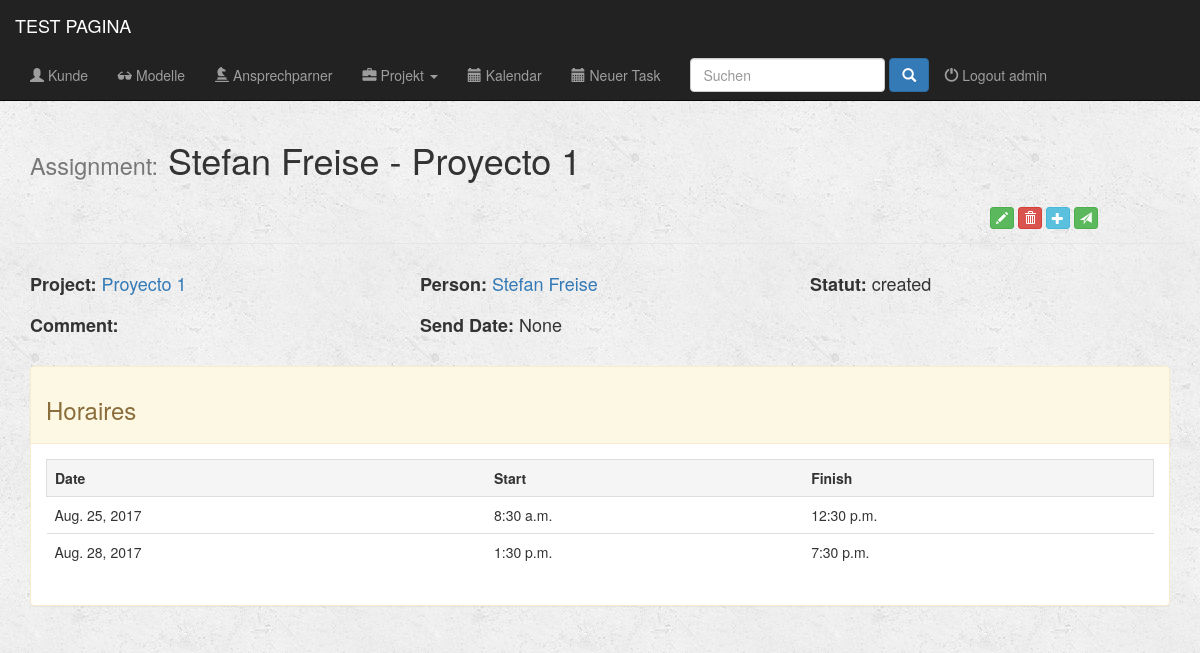
Screenshot of /apli/assignment/1/ (signed in) with the database file from the repository.
### apli/models.py (models this page shows, shortened)
class Assignment(models.Model):
    project = models.ForeignKey(Project, on_delete=models.CASCADE)
    person = models.ForeignKey(Person, on_delete=models.CASCADE)
    model_type = models.CharField(max_length=14, choices=(('pro', 'pro'), ('semipro', 'semipro'),), default='pro')
    travel_cost = models.IntegerField(null=True, blank=True)
    hotel_cost = models.IntegerField(null=True, blank=True)
    other_cost = models.IntegerField(null=True, blank=True)
    comment_WG = models.CharField(max_length=500, blank=True)
    comment_model = models.CharField(max_length=500, blank=True)
    statut = models.CharField(max_length=14, choices=(('created', 'created'), ('waiting answer', 'waiting answer'), ('confirmed', 'confirmed'), ('not possible', 'not possible'), ('realized', 'realized'), ('acquitted', 'acquitted'),), default='created')
    send_date = models.DateField(null=True, blank=True)
    confirmation_date = models.DateField(null=True, blank=True)
    payment_date = models.DateField(null=True, blank=True)
    total_price = models.IntegerField(null=True, blank=True)
    class Meta:
        verbose_name = 'Assignment'
        verbose_name_plural = 'Assignments'
    def __str__(self):
        return self.person.name + ' - ' + self.project.name

class Person(models.Model):
    name = models.CharField(max_length=200)
    name_short = models.CharField(max_length=100, blank=True)
    company = models.CharField(max_length=200, blank=True)
    company_short = models.CharField(max_length=100, blank=True)
    agent = models.CharField(max_length=200, blank=True)
    agent_short = models.CharField(max_length=100, blank=True)
    country = models.CharField(max_length=50, blank=True)
    city = models.CharField(max_length=50, blank=True)
    zip_code = models.CharField(max_length=15, blank=True)
    address = models.CharField(max_length=100, blank=True)
    email = models.EmailField()
    phone_regex = RegexValidator(regex=r'^\+?1?\d{9,15}$', message="Phone number must be entered in the format: '+999999999'. Up to 15 digits allowed.")
    phone = models.CharField(validators=[phone_regex], max_length=15)
    comment = models.CharField(max_length=500, blank=True)
    sedcard = models.BooleanField(default=False)
    statut = models.CharField(max_length=15, choices=(('modell', 'Modelo'), ('Photograph', 'Fotografo'), ('Make Up', 'Make Up'), ('Styling', 'Styling'), ('Rrhh', 'Recursos Humanos'), ('verschieden', 'Otro')), default='Modell')
    bank_regex = RegexValidator(regex=r'^DE\d{2}\s?([0-9a-zA-Z]{4}\s?){4}[0-9a-zA-Z]{2}$', message="Bank account must be entered in the format: 'DE12 3456 7890 1234 5678 90'. Up to 27 digits allowed.")
    bank_account = models.CharField(validators=[bank_regex], max_length=27)
    website = models.CharField(max_length=200, blank=True)
    class Meta:
        verbose_name = 'Person'
        verbose_name_plural = 'Persons'

class Project(models.Model):
    name = models.CharField(max_length=200)
    client = models.ForeignKey(Client, on_delete=models.CASCADE)
    start = models.DateField()
    finish = models.DateField()
    user = models.ForeignKey(User, on_delete=models.CASCADE)
    comment = models.CharField(max_length=500, blank=True)
    sort = models.CharField(max_length=8, choices=(('Angebot', 'angebot'), ('Auftrag', 'aufttrag'), ('Job', 'job'),), default='Angebot')
    statut = models.CharField(max_length=9, choices=(('Project', 'project'), ('Bestätigung', 'confirmed'), ('Fertig', 'realized'), ('bezhal', 'acquitted'), ('Absagen', 'canceled'),), default='Project')
    all_day = models.IntegerField(null=True, blank=True)
    half_day = models.IntegerField(null=True, blank=True)
    half_day_price_pro = models.IntegerField(null=True, blank=True)
    all_day_price_pro = models.IntegerField(null=True, blank=True)
    over_price_pro = models.IntegerField(null=True, blank=True)
    all_in_price_pro = models.IntegerField(null=True, blank=True)
    half_day_price_semipro = models.IntegerField(null=True, blank=True)
    all_day_price_semipro = models.IntegerField(null=True, blank=True)
    over_price_semipro = models.IntegerField(null=True, blank=True)
    all_in_price_semipro = models.IntegerField(null=True, blank=True)
    country = models.CharField(max_length=50, blank=True)
    city = models.CharField(max_length=50, blank=True)
    zip_code = models.CharField(max_length=15, blank=True)
    address = models.CharField(max_length=100, blank=True)
    comment_address = models.CharField(max_length=500, blank=True)
    honorary_base = models.IntegerField(null=True, blank=True)
    honorary_plus = models.IntegerField(null=True, blank=True)
    quantity_models_honorary_plus = models.IntegerField(null=True, blank=True)
    ms_price = models.IntegerField(null=True, blank=True)
    ms_hours = models.IntegerField(null=True, blank=True)
    requirement_price = models.IntegerField(null=True, blank=True)
    requirement_hours = models.IntegerField(null=True, blank=True)
    requisiten_price_for_each_model = models.IntegerField(null=True, blank=True)
    other_title = models.CharField(max_length=50, blank=True)
    other_description = models.CharField(max_length=200, blank=True)
    other_price = models.IntegerField(null=True, blank=True)
    other_hours = models.IntegerField(null=True, blank=True)
    photo_price = models.IntegerField(null=True, blank=True)
    photo_hours = models.IntegerField(null=True, blank=True)
    total_price = models.IntegerField(null=True, blank=True)
    tax = models.IntegerField(default=19)

class Horaire(models.Model):
    assignment = models.ForeignKey(Assignment, on_delete=models.CASCADE)
    date = models.DateField()
    start_time = models.TimeField()
    finish_time = models.TimeField()
    class Meta:
        verbose_name = 'Horaire'
        verbose_name_plural = 'Horaires'

### apli/views.py (the view)
# urls.py: url(r'^assignment/(?P<pk>[0-9]+)/$', views.detail_assignment, name='detail_assignment'),
@login_required(login_url='/register/login/')
def detail_assignment(request, pk):
    assignment = get_object_or_404(Assignment, id=pk)
    all_horaire = assignment.horaire_set.all()
    return render(request, 'apli/assignment/detail_assignment.html', {'assignment': assignment, 'all_horaire': all_horaire})

### fullcalendar/fullcalendar.py (called while the page is built)
def css_url():
    return FULLCALENDAR['css_url']

def print_css_url():
    return FULLCALENDAR['print_css_url']

def javascript_url():
    return FULLCALENDAR['javascript_url']

def jquery_url():
    return FULLCALENDAR['jquery_url']

def jquery_ui_url():
    return FULLCALENDAR['jquery_ui_url']

### fullcalendar/templatetags/fullcalendar_tags.py (called while the page is built)
@register.inclusion_tag("fullcalendar/calendar_init.html")
def calendar_init(calendar_config_options):
    return {'calendar_config_options': mark_safe(calendar_config_options)}

@register.simple_tag
def fullcalendar_css_url():
    return css_url()

@register.simple_tag
def fullcalendar_print_css_url():
    return print_css_url()

@register.simple_tag
def fullcalendar_javascript_url():
    return javascript_url()

@register.simple_tag
def fullcalendar_jquery_url():
    return jquery_url()

@register.simple_tag
def fullcalendar_jquery_ui_url():
    return jquery_ui_url()

@register.simple_tag
def fullcalendar_css():
    url = fullcalendar_css_url()
    return mark_safe("<link href='%s' rel='stylesheet' />" % url)

@register.simple_tag
def fullcalendar_print_css():
    url = fullcalendar_print_css_url()
    return mark_safe("<link href='%s' rel='stylesheet' media='print' />" % url)

@register.simple_tag
def fullcalendar_jquery():
    url = fullcalendar_jquery_url()
    return mark_safe("<script src='%s'></script>" % url)

@register.simple_tag
def fullcalendar_jquery_ui():
    url = fullcalendar_jquery_ui_url()
    return mark_safe("<script src='%s'></script>" % url)

@register.simple_tag
def fullcalendar_javascript():
    url = fullcalendar_javascript_url()
    return mark_safe("<script src='%s'></script>" % url)

### apli/templates/apli/assignment/detail_assignment.html
{% extends 'apli/base.html' %}
{% block body %}
    <div class="container">
        <h1><small>Assignment:</small> {{assignment}}</h1>
    </div>
    <div class="container  modal-header">
        <div class="row">
            <a href="{% url 'assignment_update' assignment.id %}" <button type="submit" class="btn btn-success btn-xs glyphicon glyphicon-pencil col-md-offset-10" data-toggle="modal"></a>
            <a href="{% url 'assignment_delete' assignment.id %}" <button type="submit" class="btn btn-danger btn-xs glyphicon glyphicon-trash col-md" data-toggle="modal"></a>
            <a href="#" <button type="submit" class="btn btn-info btn-xs glyphicon glyphicon-plus col-md" data-toggle="modal"></a>
            <a href="#" <button type="submit" class="btn btn-success btn-xs glyphicon glyphicon-send col-md" data-toggle="modal"></a>
        </div>
    </div>
    <div class= "container">
        <br>
        <div class="row">
            <div class="container col-md-4">
                <h4><b>Project: </b><a href="{% url 'detail_project' assignment.project.id %}">{{assignment.project.name}}</a></h4>
            </div>
            <div class="container  col-md-4">
                <h4><b>Person:</b> <a href="{% url 'detail_person' assignment.person.id %}">{{assignment.person.name}}</a></h4>
            </div>
            <div class="container  col-md-4">
                <h4><b>Statut:</b> {{assignment.statut}}</h4>
            </div>
            <div class="container  col-md-4">
                <h4><b>Comment:</b> {{assignment.comment }}</h4>
            </div>
            <div class="container  col-md-4">
                <h4><b>Send Date:</b> {{assignment.send_date}}</h4>
            </div>
        </div>
    </div>
    <div class="container">
        <br>
        <div class="panel panel-warning">
            <div class="panel-heading"><h3>Horaires</h3></div>
            <div class="panel-body">
                {% if all_horaire %}
                    <div class="table-responsive">
                        <table class="table table-hover ">
                            <tr class="active table-bordered">
                                <th >Date</th>
                                <th>Start</th>
                                <th>Finish</th>
                            </tr>
                            {% for horaire in all_horaire %}
                                <tr>
                                    <td>{{horaire.date}}</td>
                                    <td>{{horaire.start_time}}</td>
                                    <td>{{horaire.finish_time}}</td>
                                </tr>
                            {% endfor %}
                        </table>
                    </div>
                {% else %}
                    <p> Keine Horaires </p>
                {% endif %}
            </div>
        </div>
    </div>
{% endblock %}

### apli/templates/apli/base.html (shortened to what this page needs)
{% load fullcalendar_tags %}
{% load static from staticfiles %}
<!DOCTYPE html>
<html lang="en">
    <head>
        {% fullcalendar_css %}
        {% fullcalendar_print_css %}
        <link rel="stylesheet" href="https://maxcdn.bootstrapcdn.com/bootstrap/3.3.6/css/bootstrap.min.css">
        <link rel="stylesheet" type="text/css" href="{% static 'apli/style.css' %}"/>
    </head>
    <body>
        <div class="container-fluid">
            <header>
                <div="row">
                    <nav class="navbar navbar-inverse navbar-fixed-top" role="navigation">
                        <div class="container-fluid">
                            <div class="navbar-header">
                                <a href="{% url 'dashboard' %}" class="navbar-brand">TEST PAGINA</a>
                            </div>
                            <div class="collapse navbar-collapse" id="topNavBar">
                                <ul class="nav navbar-nav">
                                    <li role="presentation" class="{% block clients_active %}{% endblock %}"><a href="{% url 'index_client' %}"><span class="glyphicon glyphicon-user" aria-hidden="true"></span> Kunde</a></li>
                                    <li role="presentation" class="{% block models_active %}{% endblock %}"><a href="{% url 'index_model' %}"><span class="glyphicon glyphicon-sunglasses" aria-hidden="true"></span> Modelle</a></li>
                                    <li role="presentation" class="{% block personas_active %}{% endblock %}"><a href="{% url 'index_person' %}"><span class="glyphicon glyphicon-knight" aria-hidden="true"></span> Ansprechparner</a></li>
                                    <li class="dropdown">
                                        <a href="#" class="dropdown-toggle {% block cotizaciones_active %}{% endblock %}" data-toggle="dropdown" role="button" aria-expanded="false">
                                            <span class="glyphicon glyphicon-briefcase" aria-hidden="true" class="{% block projects_active %}{% endblock %}"></span>
                                            Projekt
                                            <span class="caret"></span>
                                        </a>
                                    </li>
                                    <li role="presentation" class="{% block calendario_active %}{% endblock %}"><a href="{% url 'calendar_by_user' %}"><span class="glyphicon glyphicon-calendar" aria-hidden="true"></span> Kalendar</a></li>
                                    <li role="presentation" class="{% block task_active %}{% endblock %}}"><a href="{% url 'index_task' %}"><span class="glyphicon glyphicon-calendar" aria-hidden="true"></span> Neuer Task</a></li>
                                    <li role="presentation" >
                                        <form  method="GET" action="{% url 'busca' %}" class="navbar-form navbar-right" role="search" >
                                            <input type="text" placeholder="Suchen" class="form-control" name="q" value="{{ request.GET.q }}">
                                            <button type="submit" class="btn btn-primary ">
                                                <span class="glyphicon glyphicon-search"></span>
                                            </button>
                                        </form>
                                     </li>
                                    <div class= "nav navbar-nav" >
                                        {% if request.user.is_authenticated %}
                                            <li role="presentation" class="pull-right"><a href="{% url 'logout' %}" > <span class="glyphicon glyphicon-off" aria-hidden="true"></span> Logout {{ user }} </a></li>
                                        {% endif %}
                                    </div>
                                </ul>
                            </div>
                        </div>
                    </nav>
                </div>
        {% block body %}
        {% endblock %}
    </body>
</html>

### apli/static/apli/style.css (style rules this page uses)
body { background: white url("images/background.png"); }

### apli/templates/apli/base.html (style rules this page uses)
body { padding-top:60px; }

### rows the page displays
Assignment: person+project "Stefan Freise - Proyecto 1", project.name "Proyecto 1", person.name "Stefan Freise", statut "created", send_date "None"
Horaire: date "Aug. 25, 2017", start_time "8:30 a.m.", finish_time "12:30 p.m."
Horaire: date "Aug. 28, 2017", start_time "1:30 p.m.", finish_time "7:30 p.m."

### other values shown
{{ user }} "admin"
